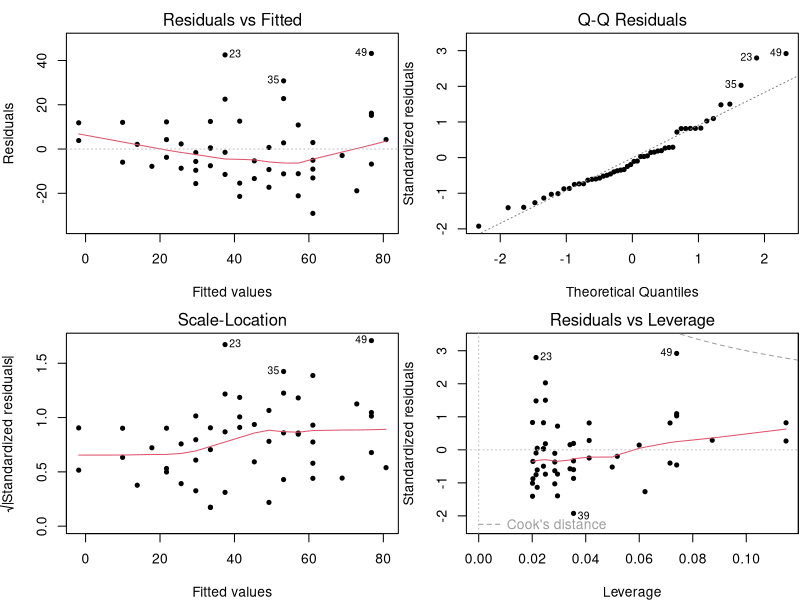

R code for this plot:
## ---- chunk 1
#| label: linear-model
fit = lm(dist ~ speed, data = cars)
b = coef(fit)  # coefficients
summary(fit)
## ---- chunk 2
#| label: lm-vis
#| fig.cap: Regression diagnostics
par(mfrow = c(2, 2), pch = 20, mar = c(4, 4, 2, .1), bg = 'white')
plot(fit)
